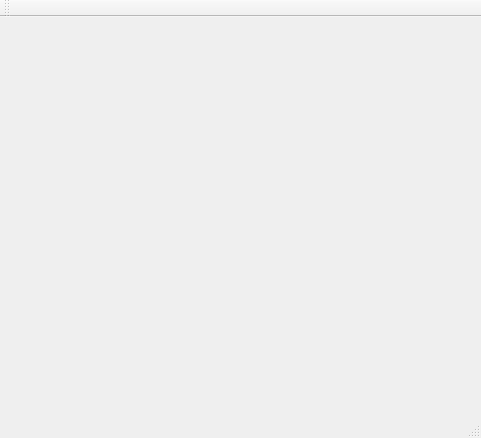
<?xml version="1.0" encoding="UTF-8"?>
<ui version="4.0">
 <class>MainWindow</class>
 <widget class="QMainWindow" name="MainWindow">
  <property name="geometry">
   <rect>
    <x>0</x>
    <y>0</y>
    <width>481</width>
    <height>438</height>
   </rect>
  </property>
  <property name="windowTitle">
   <string>MainWindow</string>
  </property>
  <widget class="QWidget" name="centralWidget">
   <layout class="QHBoxLayout" name="horizontalLayout"/>
  </widget>
  <widget class="QMenuBar" name="menuBar">
   <property name="geometry">
    <rect>
     <x>0</x>
     <y>0</y>
     <width>481</width>
     <height>21</height>
    </rect>
   </property>
  </widget>
  <widget class="QToolBar" name="mainToolBar">
   <attribute name="toolBarArea">
    <enum>TopToolBarArea</enum>
   </attribute>
   <attribute name="toolBarBreak">
    <bool>false</bool>
   </attribute>
  </widget>
  <widget class="QStatusBar" name="statusBar"/>
 </widget>
 <layoutdefault spacing="6" margin="11"/>
 <resources/>
 <connections/>
</ui>
